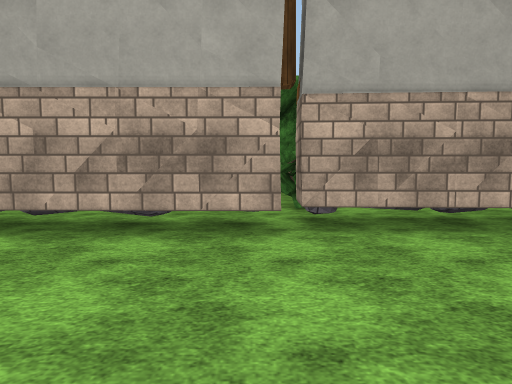
view 1 (above)

15 first-person views from a walk through a scene from a Unity 3-D project. The camera is 1.3 m above the floor, tilts 4° down and sees 70° across. The floor is counted in squares, 1 m on a side. Each view is taken from the middle of a square. On the plan, view 1 faces up. The plan holds only what a view shows up to about 15 squares ahead; the rest is blank. The place goes on beyond the plan. Flat ground stands in for the terrain. The player character is not drawn. Surface patterns are stand-ins for the level's own textures.

view 2
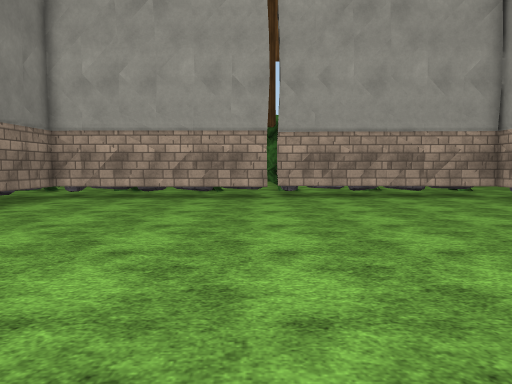

view 3
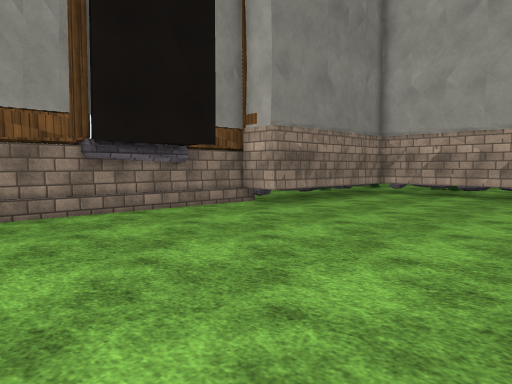

view 4
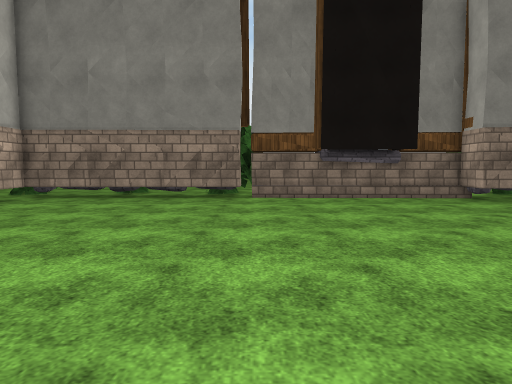

view 5
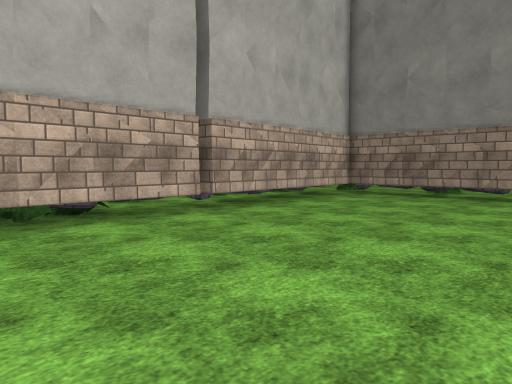

view 6
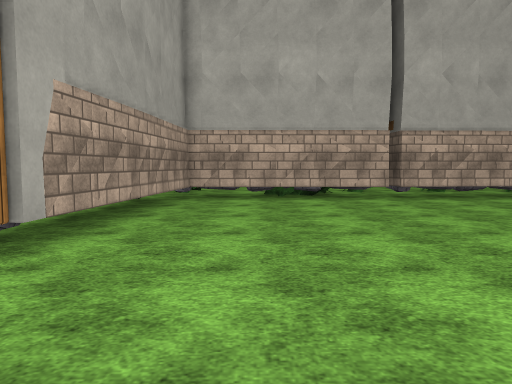

view 7
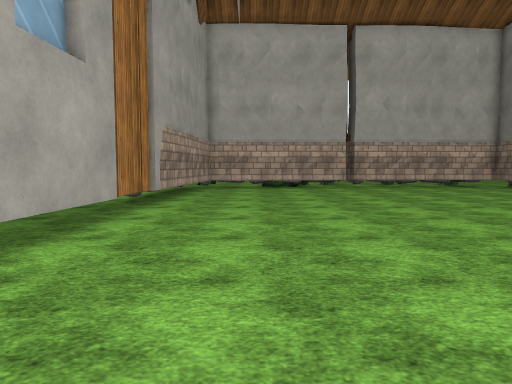

view 8
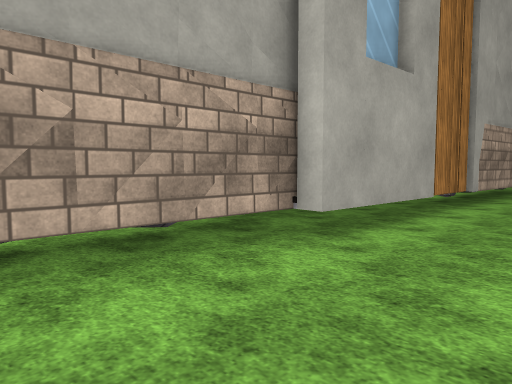

view 9
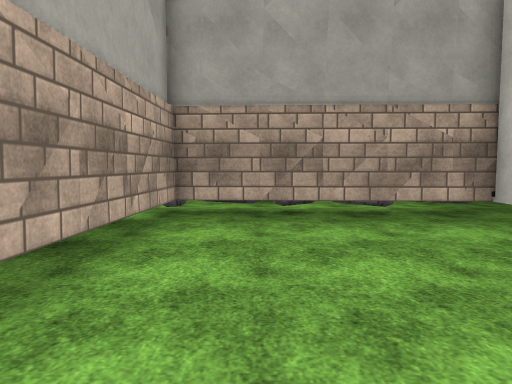

view 10
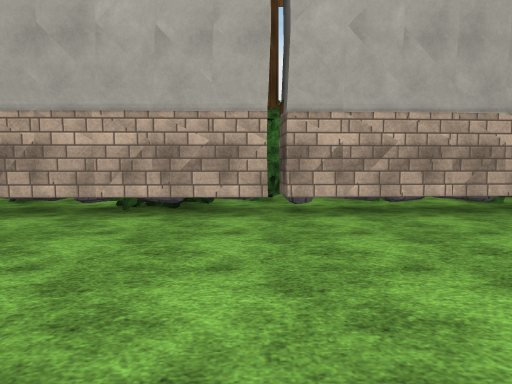

view 11
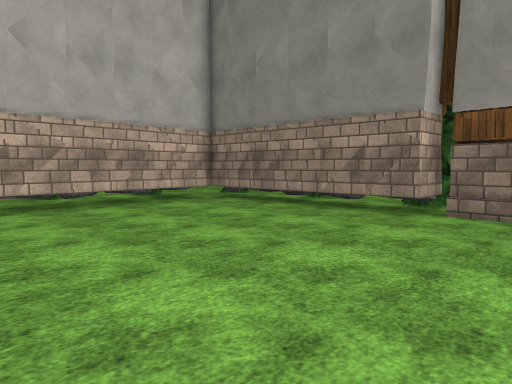

view 12
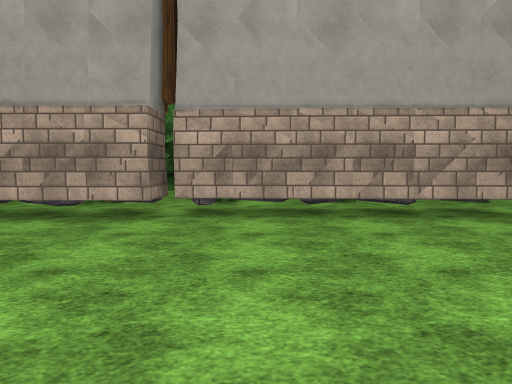

view 13
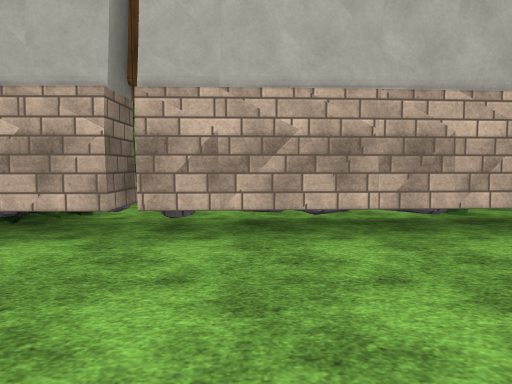

view 14
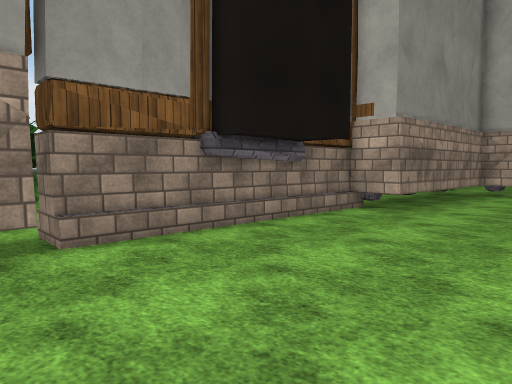

view 15
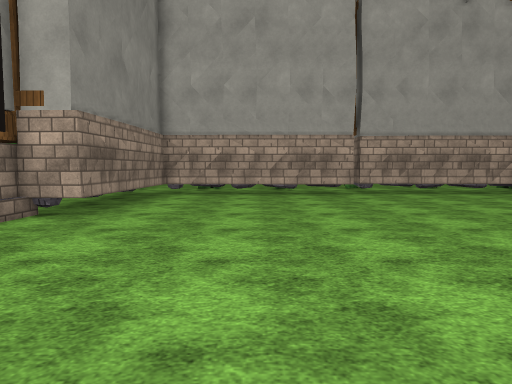

### Floor plan
Points are (right, up) in squares from view 1. A wall is a line through its corners. A room is listed if a view was taken in it or the views show most of it. See-through windows are left out.
Room 1 (views 1, 2, 3, 4, 5, 6, 7, 8, 9, 10, 11, 12, 13, 14, 15)
walls: (8.5, -5.4) (8.8, -0.5) (9.5, -0.5) (9.8, 7) (0.9, 7.3); (8.5, -8.3) (8.7, -5.6); (-10, -3.1) (-10.1, -8.4); (0.5, 6.7) (-8.2, 6.8) (-8.5, -0.6) (-10.1, -0.5) (-10.4, -9.2); (-11.2, -9.7) (-9.5, -9.6) (-9.5, -18.2) (-0.8, -17.6); (-0.3, -17.6) (2.5, -17.4); (3.4, -17.4) (7, -17.2); (3.4, -17.5) (7.9, -17.4) (8.4, -8.3); (7.8, -15.8) (7.9, -13.2); (7.2, -17.2) (7.7, -17.1)
low walls: (-2.1, 7.5) (-3, 7.8); (-1.6, -18.7) (-1.1, -18.6)
ways out: gap at (-1, -18); gap at (1, 7)

Positions as (right, up) in squares from view 1, and headings:
1: (0, 0), facing up
2: (0, -8), facing up
3: (0, -10), facing up-left
4: (5, -9), facing left
5: (6, -9), facing down-left
6: (5, -3), facing down
7: (5, 4), facing down
8: (5, 5), facing down-right
9: (1, 5), facing right
10: (0, -8), facing down
11: (0, -6), facing down-left
12: (3, -2), facing up
13: (-3, -11), facing down
14: (-4, -11), facing up-left
15: (-4, -10), facing up
